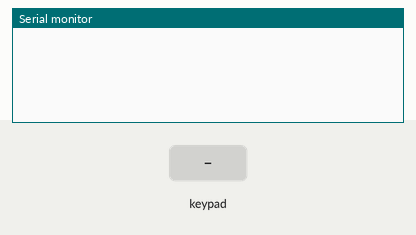
Recording of a sketch running on a simulated Arduino Uno, built with avr-gcc and run on an emulated ATmega328P. Shown: the last lines printed to the serial monitor. Wiring (inferred from the names in the program): 4×3 keypad with keys 1 2 3 4 5 6 7 8 9 * 0 # (labels assumed): rows pin 6, pin 7, pin 8, pin 9; columns pin 3, pin 4, pin 5. Inputs (shaded band) come from the test bench.

Above: at 1.2 s.
1.3 s: key '1' pressed
At 2.5 s:
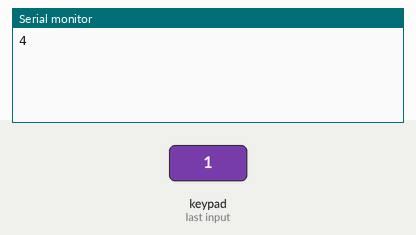
2.8 s: keypad keys 1 2 # pressed 0.4 s apart
At 4.1 s:
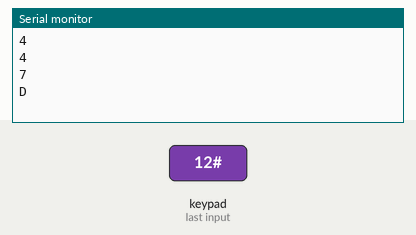
5.5 s: key '3' pressed
At 6.7 s:
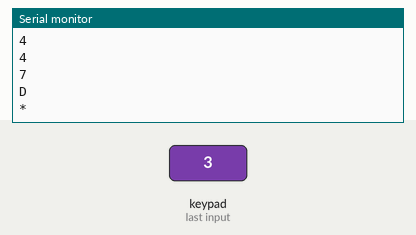
7.0 s: keypad keys 1 2 * pressed 0.4 s apart
At 8.8 s:
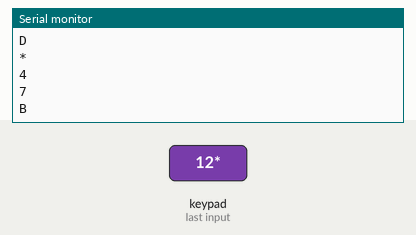
9.7 s: key '9' pressed
At 10.3 s:
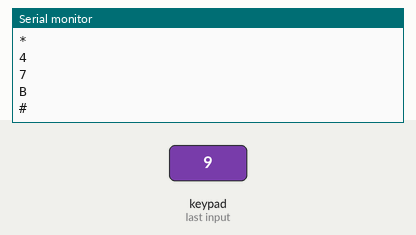
11.2 s: key '0' pressed
At 12.4 s:
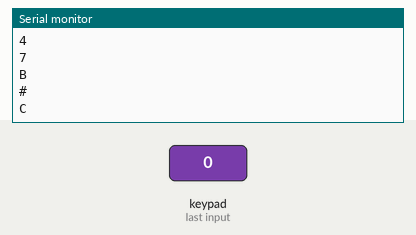

Measured:
- after the input at 1.3 s, the serial monitor: prints a new line at once (image 1)
- after the input at 2.8 s, the serial monitor: prints a new line after 0.43 s (image 2)
- after the input at 5.5 s, the serial monitor: prints a new line at once (image 3)
- after the input at 7.0 s, the serial monitor: prints a new line at once (image 4)
- after the input at 9.7 s, the serial monitor: prints a new line at once (image 5)
- after the input at 11.2 s, the serial monitor: prints a new line at once (image 6)

The sketch:

lab3.ino
```cpp
/*Keypad define*/
#define row_num 4
#define col_num 4
byte rows[row_num] = {2, 3, 4, 5};
byte cols[col_num] = {6, 7, 8, 9};
char key[row_num][col_num] = {{'1','2','3','A'},
                           {'4','5','6','B'},
                           {'7','8','9','C'},
                           {'*','0','#','D'}};
/*Btn state*/
#define no 0                 //unpressed
#define yes 1                //pressed
#define debounce_start_on  2  //start debounce process(check press)
#define debounce_start_off 3  //start debounce process(check released)

/*Button data container*/
typedef struct _button_status{
  int ispress;              //Btn state mentioned above
  uint64_t press_time;
  uint64_t release_time;
} button_status;

/*Build data for each button*/
static button_status keyboard_table[row_num][col_num] = { 0 };

void setup() {
  Serial.begin(115200);
  for(int i = 0 ; i < 4 ; i++){
    pinMode(rows[i],OUTPUT);
    pinMode(cols[i],INPUT_PULLUP);
  }
}
void keypad(){
  int keypad_index = 0;
  // Scan each rows
  for(int row_index = 0; row_index < row_num ; row_index++){
   /*SET row-to-scan into low level.*/
    for(int i = 0 ; i < 4 ; i++){
      digitalWrite(rows[i],(i == row_index)?LOW:HIGH);
      delay(1);
    }
    // Scan each columns
    for(int col_index = 0; col_index < col_num ; col_index++){
      int btn = digitalRead(cols[col_index]);
        if (btn == 1) {// Release debounce
          if (keyboard_table[row_index][col_index].ispress == yes) {                        // If this button is in "pressed" state, then start debounce process
            keyboard_table[row_index][col_index].release_time = micros();
            keyboard_table[row_index][col_index].ispress = debounce_start_off;
          } else if (keyboard_table[row_index][col_index].ispress == debounce_start_on) {  //If this button is in "check if pressed" state and it get "release" signal, then stop debounce process and enter "released" mode
            keyboard_table[row_index][col_index].ispress = no;
          } else if (keyboard_table[row_index][col_index].ispress == debounce_start_off) { //If this button is in "start released debounce process", then check timing
            if (micros()- keyboard_table[row_index][col_index].release_time>= 10000) {
              keyboard_table[row_index][col_index].ispress = no;
            }
          } else {                                                                          //If this button is in "released" state, then stay in same state.
            keyboard_table[row_index][col_index].ispress = no;
          }
        } else { //Press debounce
          if (keyboard_table[row_index][col_index].ispress == no) {                          // If this button is in "un-pressed" state, then start debounce process
            keyboard_table[row_index][col_index].press_time = micros();
            keyboard_table[row_index][col_index].ispress = debounce_start_on;
          } else if (keyboard_table[row_index][col_index].ispress == debounce_start_on) {     //If this button is in "start pressed debounce process", then check timing
            if (micros() - keyboard_table[row_index][col_index].press_time >= 10000) {
              keyboard_table[row_index][col_index].ispress = yes;
              Serial.println(key[row_index][col_index]);
              return;
            }
          } else if (keyboard_table[row_index][col_index].ispress == debounce_start_off) { //If this button is in "check if released" state and it get "press" signal, then stop debounce process and enter "pressed" mode
            keyboard_table[row_index][col_index].ispress = yes;
          } else {                                                                          //If this button is in "pressed" state, then stay in same state.
            keyboard_table[row_index][col_index].ispress = yes;
          }
        }
    }
   }
}
void loop() {
  keypad();
}
```
